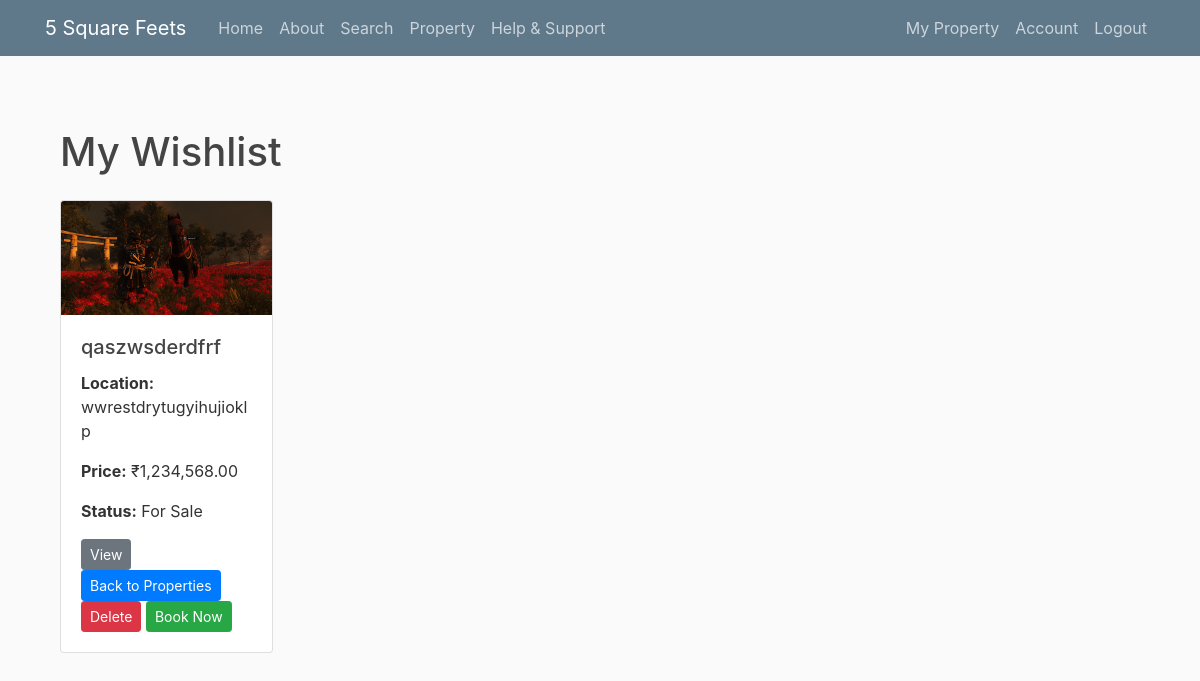
Page /wishlist (signed in) on the committed database.
### fivesquarefeets/models.py (models this page shows, shortened)
class Property(db.Model):
    property_id = db.Column(db.Integer, primary_key=True)
    property_title = db.Column(db.String(100), nullable=False)
    location = db.Column(db.String(100), nullable=False)
    address = db.Column(db.Text, nullable=False)
    property_type = db.Column(db.Enum('house', 'apartment', 'office', 'retail', 'land', name='property_type_enum'), nullable=False)
    status = db.Column(db.Enum('for_sale', 'for_rent', 'pending', 'sold', name='status_enum'), nullable=False)
    price = db.Column(db.Numeric(10, 2), nullable=False)
    description = db.Column(db.Text, nullable=False)
    images = db.Column(db.Text, nullable=True)  # Can store paths or URLs to images
    date_posted = db.Column(db.DateTime, nullable=False, default=datetime.now(timezone.utc))
    user_id = db.Column(db.Integer, db.ForeignKey('user.id'), nullable=False)
    bookings = db.relationship('Booking', backref='property', lazy=True)
    reviews = db.relationship('Review', backref='property', lazy=True)

### fivesquarefeets/routes.py (the view)
@bp.route("/wishlist")
@login_required
def wishlist():
    wishlist_items = Wishlist.query.filter_by(user_id=current_user.id).all()
    wishlist_properties = [Property.query.get(item.property_id) for item in wishlist_items]
    return render_template('wishlist.html', wishlist_properties=wishlist_properties)

### fivesquarefeets/models.py (called while the page is built)
@login_manager.user_loader
def load_user(user_id):
    return db.session.get(User, int(user_id))

### fivesquarefeets/templates/wishlist.html
{% extends "layout.html" %}
{% block content %}
<div class="container mt-5">
    <h1 class="mb-4">My Wishlist</h1>
    <div class="row">
        {% if wishlist_properties %}
            {% for property in wishlist_properties %}
                <div class="col-md-4 mb-4">
                    <div class="card h-100">
                        {% if property.images %}
                            <img src="{{ url_for('static', filename='property_pics/' + property.images.split(',')[0].strip()) }}" class="card-img-top" alt="{{ property.property_title }}">
                        {% else %}
                            <img src="{{ url_for('static', filename='images/default_property.png') }}" class="card-img-top" alt="No Image Available">
                        {% endif %}
                        <div class="card-body">
                            <h5 class="card-title">{{ property.property_title }}</h5>
                            <p class="card-text"><strong>Location:</strong> {{ property.location }}</p>
                            <p class="card-text"><strong>Price:</strong> ₹{{ "{:,.2f}".format(property.price) }}</p>
                            <p class="card-text"><strong>Status:</strong> {{ property.status.replace('_', ' ').title() }}</p>
                            <a href="{{ url_for('main.detailed_view', property_id=property.property_id) }}" class="btn btn-secondary btn-sm">View</a>
                            <a href="{{ url_for('main.all_properties') }}" class="btn btn-primary btn-sm">Back to Properties</a>
                            <form action="{{ url_for('main.delete_from_wishlist', property_id=property.property_id) }}" method="POST" style="display:inline;">
                                <button type="submit" class="btn btn-danger btn-sm" onclick="return confirm('Are you sure you want to remove this property from your wishlist?');">Delete</button>
                            </form>
                            <form action="{{ url_for('main.book_property', property_id=property.property_id) }}" method="POST" style="display:inline;">
                                <button type="submit" class="btn btn-success btn-sm">Book Now</button>
                            </form>
                        </div>
                    </div>
                </div>
            {% endfor %}
        {% else %}
            <div class="col-12">
                <p class="text-muted">Your wishlist is empty. Add properties to your wishlist to see them here.</p>
            </div>
        {% endif %}
    </div>
</div>
{% endblock content %}

### fivesquarefeets/static/main.css (style rules this page uses)
body { background: #fafafa; color: #333333; margin-top: 5rem; }
h1, h2, h3, h4, h5, h6 { color: #444444; }

### rows in the picture
Property: images (picture), property_title "qaszwsderdfrf", location "wwrestdrytugyihujioklp", price "1,234,568.00", status.replace "For Sale"
